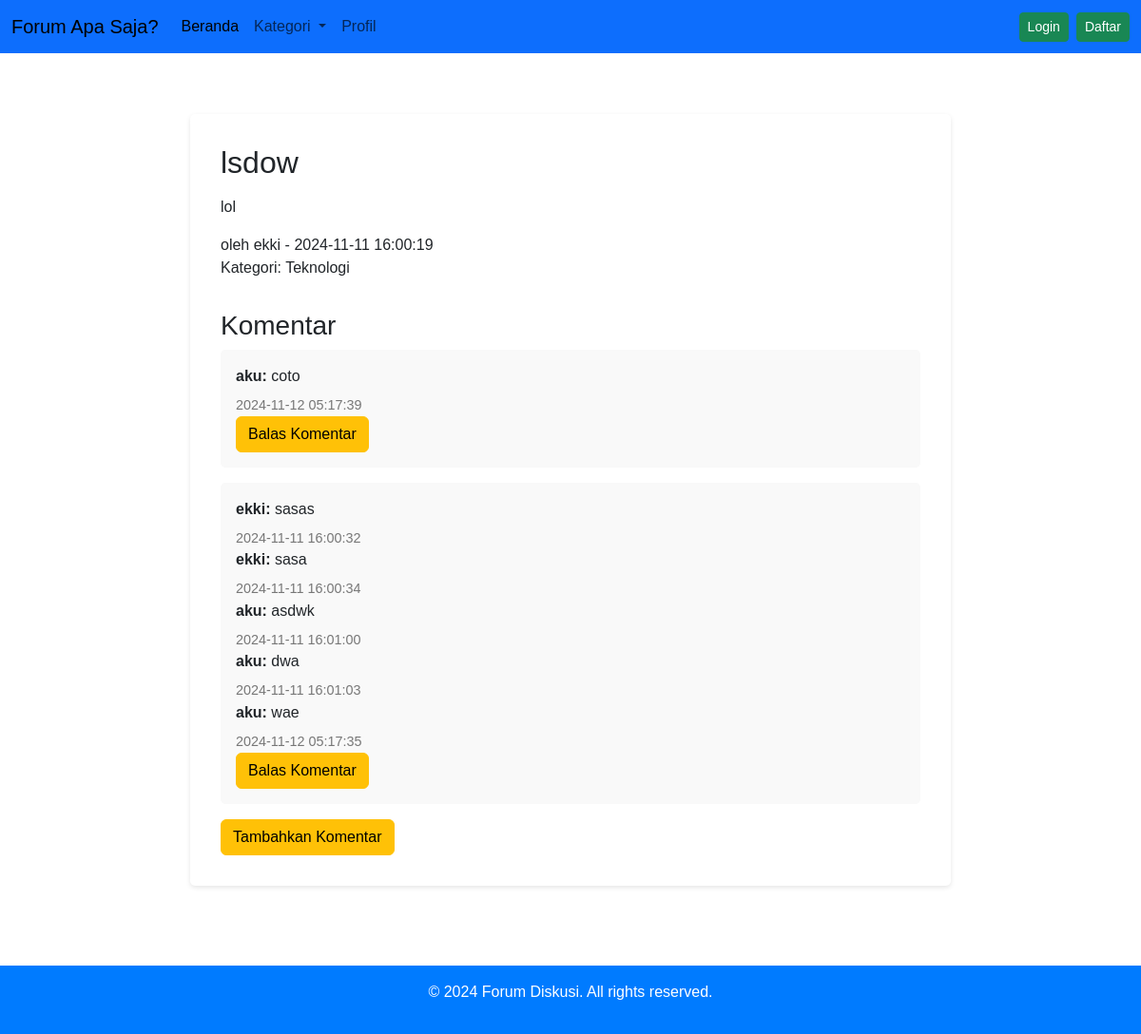
The page /topic-detail.php?id=18 on the database its author committed.
### tables this page shows
CREATE TABLE `topics` (
  `id` int(11) NOT NULL,
  `user_id` int(11) NOT NULL,
  `category_id` int(11) NOT NULL,
  `title` varchar(255) NOT NULL,
  `content` text NOT NULL,
  `created_at` timestamp NOT NULL DEFAULT current_timestamp()
);

CREATE TABLE `users` (
  `id` int(11) NOT NULL,
  `username` varchar(50) NOT NULL,
  `email` varchar(100) NOT NULL,
  `password` varchar(255) NOT NULL,
  `created_at` timestamp NOT NULL DEFAULT current_timestamp()
);

CREATE TABLE `categories` (
  `id` int(11) NOT NULL,
  `name` varchar(100) NOT NULL,
  `description` text DEFAULT NULL,
  `created_at` timestamp NOT NULL DEFAULT current_timestamp()
);

CREATE TABLE `comments` (
  `id` int(11) NOT NULL,
  `topic_id` int(11) NOT NULL,
  `user_id` int(11) NOT NULL,
  `content` text NOT NULL,
  `created_at` timestamp NOT NULL DEFAULT current_timestamp(),
  `parent_id` int(11) DEFAULT NULL
);

### topic-detail.php (the view, shortened to what this page needs)
<?php
include 'db.php';
if (isset($_GET['id'])) {
  $topic_id = $_GET['id'];
  $query = "SELECT topics.title, topics.content, topics.created_at, users.username, categories.name AS category
              FROM topics
              JOIN users ON topics.user_id = users.id
              JOIN categories ON topics.category_id = categories.id
              WHERE topics.id = :topic_id";
  $stmt = $pdo->prepare($query);
  $stmt->bindParam(':topic_id', $topic_id);
  $stmt->execute();
  $topic = $stmt->fetch();
  $comment_query = "SELECT comments.id, comments.content, comments.created_at, users.username
                      FROM comments
                      JOIN users ON comments.user_id = users.id
                      WHERE comments.topic_id = :topic_id AND comments.parent_id IS NULL
                      ORDER BY comments.created_at DESC";
  $comment_stmt = $pdo->prepare($comment_query);
  $comment_stmt->bindParam(':topic_id', $topic_id);
  $comment_stmt->execute();
  $comments = $comment_stmt->fetchAll();
} else {
  echo "ID topik tidak ditemukan!";
  exit;
}
function getReplies($pdo, $comment_id)
{
  $reply_query = "SELECT comments.content, comments.created_at, users.username
                    FROM comments
                    JOIN users ON comments.user_id = users.id
                    WHERE comments.parent_id = :comment_id
                    ORDER BY comments.created_at ASC";
  $reply_stmt = $pdo->prepare($reply_query);
  $reply_stmt->bindParam(':comment_id', $comment_id);
  $reply_stmt->execute();
  return $reply_stmt->fetchAll();
}
?>
<!DOCTYPE html>
<html lang="en">
<head>
  <link rel="stylesheet" href="css/gayaDpn.css">
  <link href="https://cdn.jsdelivr.net/npm/bootstrap@5.3.3/dist/css/bootstrap.min.css" rel="stylesheet">
</head>
<body>
  <nav class="navbar navbar-expand-lg bg-primary">
    <div class="container-fluid">
      <a class="navbar-brand" href="index.php">Forum Apa Saja?</a>
      <div class="collapse navbar-collapse" id="navbarNav">
        <ul class="navbar-nav me-auto mb-2 mb-lg-0">
          <li class="nav-item">
            <a class="nav-link active" aria-current="page" href="index.php">Beranda</a>
          </li>
          <li class="nav-item dropdown">
            <a class="nav-link dropdown-toggle" href="#" role="button" data-bs-toggle="dropdown" aria-expanded="false">
              Kategori
            </a>
          </li>
          <li class="nav-item">
            <a class="nav-link" href="#">Profil</a>
          </li>
        </ul>
        <ul class="navbar-nav ms-auto">
          <?php if (isset($_SESSION['username'])): ?>
            <li class="nav-item">
              <span class="nav-link">Selamat datang, <?php echo htmlspecialchars($_SESSION['username']); ?></span>
            </li>
            <li class="nav-item">
              <a href="logout.php" class="btn btn-danger btn-sm">Logout</a>
            </li>
          <?php else: ?>
            <li class="nav-item">
              <a href="login.php" class="btn btn-success btn-sm me-2">Login</a>
            </li>
            <li class="nav-item">
              <a href="register.php" class="btn btn-success btn-sm">Daftar</a>
            </li>
          <?php endif; ?>
        </ul>
      </div>
    </div>
  </nav>
  <main>
    <section class="topic-detail">
      <h2><?php echo htmlspecialchars($topic['title']); ?></h2>
      <p><?php echo htmlspecialchars($topic['content']); ?></p>
      <span>oleh <?php echo htmlspecialchars($topic['username']); ?> - <?php echo $topic['created_at']; ?></span>
      <p>Kategori: <?php echo htmlspecialchars($topic['category']); ?></p>
      <div class="comments">
        <h3>Komentar</h3>
        <?php foreach ($comments as $comment): ?>
          <div class="comment">
            <p><strong><?php echo htmlspecialchars($comment['username']); ?>:</strong> <?php echo htmlspecialchars($comment['content']); ?></p>
            <span><?php echo $comment['created_at']; ?></span>
            <?php
            $replies = getReplies($pdo, $comment['id']);
            foreach ($replies as $reply):
            ?>
              <div class="reply">
                <p><strong><?php echo htmlspecialchars($reply['username']); ?>:</strong> <?php echo htmlspecialchars($reply['content']); ?></p>
                <span><?php echo $reply['created_at']; ?></span>
              </div>
            <?php endforeach; ?>
            <?php if (isset($_SESSION['user_id'])): ?>
              <button onclick="toggleReplyForm(<?php echo $comment['id']; ?>)">Balas Komentar</button>
              <form action="post-reply.php" method="POST" class="reply-form" id="reply-form-<?php echo $comment['id']; ?>" style="display: none;">
                <input type="hidden" name="topic_id" value="<?php echo $topic_id; ?>">
                <input type="hidden" name="parent_id" value="<?php echo $comment['id']; ?>">
                <textarea name="reply_content" rows="2" required placeholder="Balas komentar ini"></textarea>
                <button type="submit">Balas</button>
              </form>
            <?php else: ?>
              <button class="btn btn-warning" onclick="showLoginWarning()">Balas Komentar</button>
            <?php endif; ?>
          </div>
        <?php endforeach; ?>
        <?php if (isset($_SESSION['user_id'])): ?>
          <button onclick="toggleMainCommentForm()">Tambahkan Komentar</button>
          <form action="post-comment.php" method="POST" id="main-comment-form" style="display: none;">
            <input type="hidden" name="topic_id" value="<?php echo $topic_id; ?>">
            <label for="comment">Tambahkan Komentar</label>
            <textarea id="comment" name="comment" rows="3" required></textarea>
            <button type="submit">Kirim Komentar</button>
          </form>
        <?php else: ?>
          <button class="btn btn-warning" onclick="showLoginWarning()">Tambahkan Komentar</button>
        <?php endif; ?>
    </section>
  </main>
  <footer>
    <p>&copy; 2024 Forum Diskusi. All rights reserved.</p>
  </footer>
</body>
</html>

### css/gayaDpn.css (style rules this page uses)
* { margin: 0; padding: 0; box-sizing: border-box; font-family: Arial, sans-serif; }
body { background-color: #f5f5f5; color: #333; }
main { padding: 2rem; }
footer { text-align: center; padding: 1rem; background-color: #007bff; color: #fff; margin-top: 20px; }
.topic-detail { background-color: #fff; padding: 2rem; border-radius: 5px; box-shadow: 0 2px 5px rgba(0, 0, 0, 0.1); max-width: 800px; margin: 2rem auto; }
.topic-detail h2 { margin-bottom: 1rem; }
.comments { margin-top: 2rem; }
.comment { background-color: #f9f9f9; padding: 1rem; border-radius: 5px; margin-bottom: 1rem; }
.comment p { margin: 0; }
.comment span { display: block; color: #777; font-size: 0.9rem; margin-top: 0.5rem; }

### rows shown on the page
topics: title "lsdow", content "lol", user.username "ekki", created_at "2024-11-11 16:00:19", category.name "Teknologi"
comments: user.username "aku", content "coto", created_at "2024-11-12 05:17:39"
comments: user.username "ekki", content "sasas", created_at "2024-11-11 16:00:32"
comments: user.username "ekki", content "sasa", created_at "2024-11-11 16:00:34"
comments: user.username "aku", content "asdwk", created_at "2024-11-11 16:01:00"
comments: user.username "aku", content "dwa", created_at "2024-11-11 16:01:03"
comments: user.username "aku", content "wae", created_at "2024-11-12 05:17:35"
